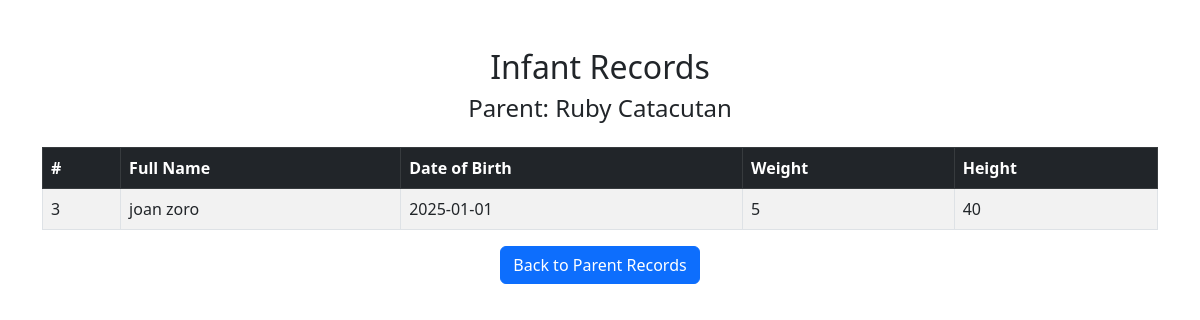
Page /view_details.php?parent_id=1 on the earlier database version.
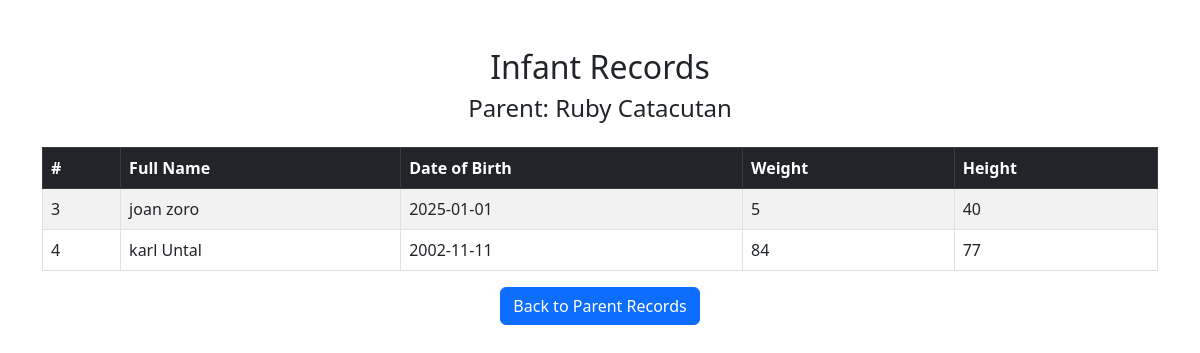
Same page on the later database version.
### tables this page shows
CREATE TABLE `infantinfo` (
  `id` int(11) NOT NULL,
  `firstname` varchar(25) NOT NULL,
  `middlename` varchar(255) DEFAULT NULL,
  `surname` varchar(25) NOT NULL,
  `dateofbirth` varchar(25) NOT NULL,
  `placeofbirth` varchar(25) NOT NULL,
  `sex` char(1) NOT NULL,
  `weight` double NOT NULL,
  `height` double NOT NULL,
  `bloodtype` varchar(5) NOT NULL,
  `nationality` varchar(25) NOT NULL,
  `parent_id` int(11) DEFAULT NULL
);

### view_details.php (the view, shortened to what this page needs)
<?php
include 'dbForm.php';
if (isset($_GET['parent_id'])) {
    $parent_id = mysqli_real_escape_string($con, $_GET['parent_id']);
    $parentQuery = "SELECT first_name, last_name FROM parents WHERE id = '$parent_id'";
    $parentResult = mysqli_query($con, $parentQuery);
    $parent = mysqli_fetch_assoc($parentResult);
    $infantQuery = "SELECT id, CONCAT(firstname, ' ', surname) AS full_name, dateofbirth, weight, height FROM infantinfo WHERE parent_id = '$parent_id'";
    $infantResult = mysqli_query($con, $infantQuery);
} else {
    echo "Parent ID is required.";
    exit;
}
?>
<!DOCTYPE html>
<html lang="en">
<head>
    <link rel="stylesheet" href="https://cdn.jsdelivr.net/npm/bootstrap@5.3.0/dist/css/bootstrap.min.css">
</head>
<body>
    <div class="container mt-5">
        <h2 class="text-center">Infant Records</h2>
        <h4 class="text-center">Parent: <?php echo $parent['first_name'] . ' ' . $parent['last_name']; ?></h4>
        <table class="table table-bordered table-striped mt-4">
            <thead class="table-dark">
                <tr>
                    <th>#</th>
                    <th>Full Name</th>
                    <th>Date of Birth</th>
                    <th>Weight</th>
                    <th>Height</th>
                </tr>
            </thead>
            <tbody>
                <?php if (mysqli_num_rows($infantResult) > 0): ?>
                    <?php while ($infant = mysqli_fetch_assoc($infantResult)): ?>
                        <tr>
                            <td><?php echo $infant['id']; ?></td>
                            <td><?php echo $infant['full_name']; ?></td>
                            <td><?php echo $infant['dateofbirth']; ?></td>
                            <td><?php echo $infant['weight']; ?></td>
                            <td><?php echo $infant['height']; ?></td>
                        </tr>
                    <?php endwhile; ?>
                <?php else: ?>
                    <tr>
                        <td colspan="5" class="text-center">No records found.</td>
                    </tr>
                <?php endif; ?>
            </tbody>
        </table>
        <div class="text-center">
            <a href="view_parents.php" class="btn btn-primary">Back to Parent Records</a>
        </div>
    </div>
</body>
</html>

Differences in the rows shown:
added infantinfo: id "4", full_name "karl Untal", dateofbirth "2002-11-11", weight "84", height "77"
